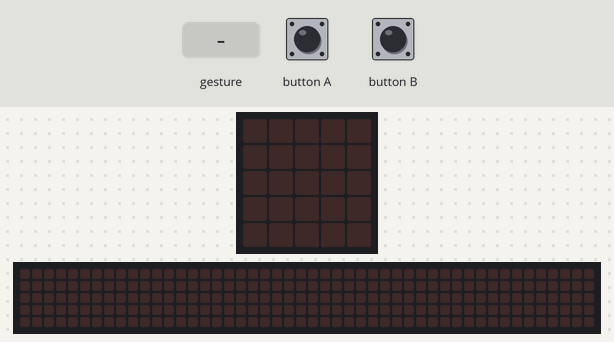
Recording of a program running on a simulated BBC micro:bit (MakeCode). On the bench: the board's 5×5 LED display, a strip that is not on the board, showing the scrolling text unrolled. Inputs (shaded band) come from the test bench. A tilt is held for 1.5 s and a shake lasts 1 s, then the board lies face up again; the 48×5 strip is a reading aid, not a part: it shows the text the display is scrolling, unrolled, one strip-width of it at a time.

Above: at 1.2 s.
1.3 s: button B pressed for 0.15 s
At 3.92 s:
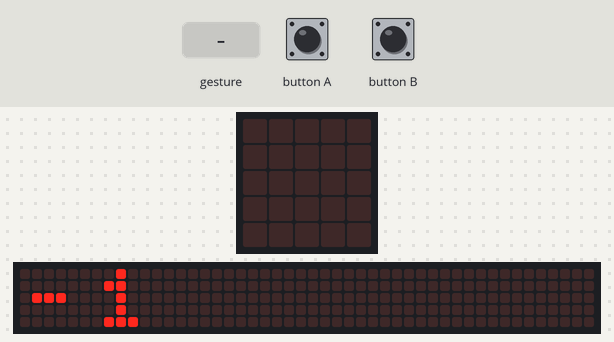
4.3 s: button A pressed for 0.15 s
At 5.6 s:
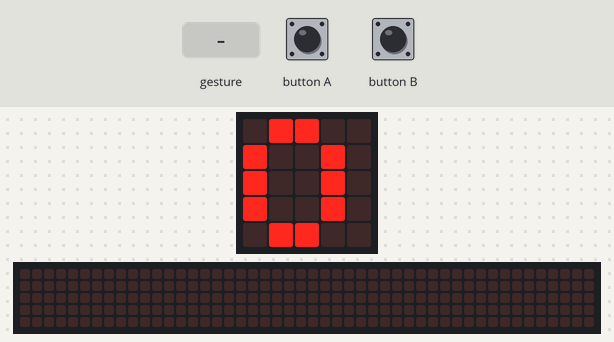
5.9 s: gesture 'shake'
At 6.5 s:
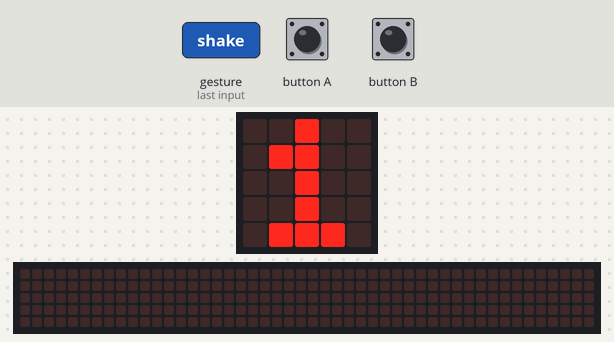
Timing chart, 0 to 8.9 s (numbered marks = the images above; inputs shaded):
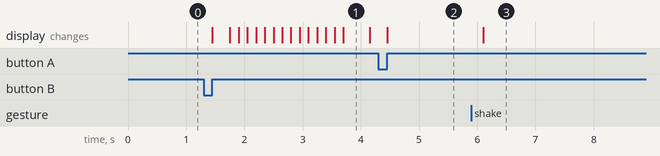

Measured:
- after the input at 1.3 s, the display: changes after 0.15 s (image 1)
- after the input at 4.3 s, the display: changes after 0.15 s (image 2)
- after the input at 5.9 s, the display: changes after 0.20 s (image 3)
- what the display in image 1 shows lasts 0.5 s, from 3.7 s to 4.2 s

The program:

main.ts
```typescript
input.onButtonPressed(Button.A, function () {
    振った回数 = 0
    basic.showNumber(振った回数)
})
input.onGesture(Gesture.Shake, function () {
    振った回数 += 1
    basic.showNumber(振った回数)
})
input.onButtonPressed(Button.B, function () {
    振った回数 += -1
    basic.showNumber(振った回数)
})
let 振った回数 = 0
振った回数 = 0
```

test.ts
```typescript
// テストはここに来ます。このパッケージが拡張機能として使用されるときにはコンパイルされません。
```
